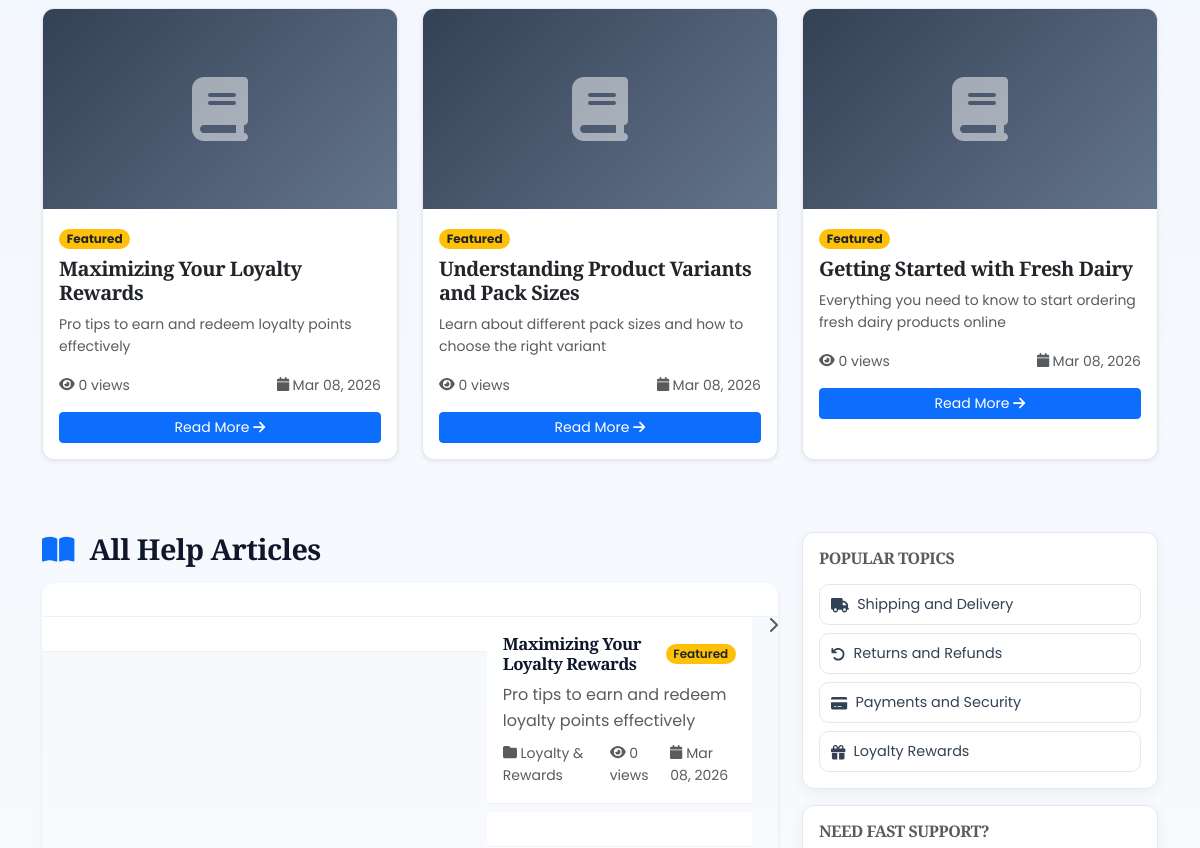
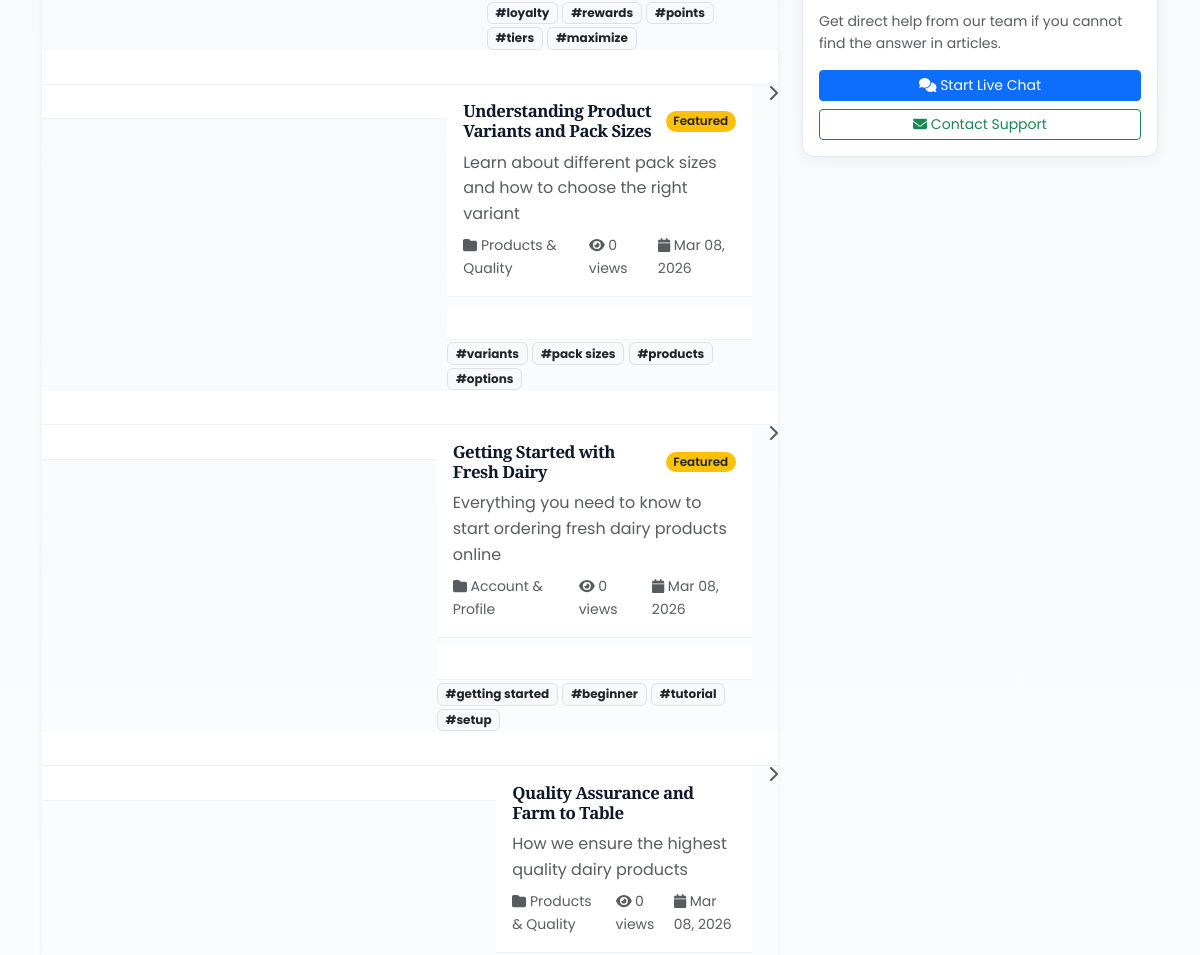
The page /help/ (middle part) on the database as committed earlier (2 pictures, top to bottom).
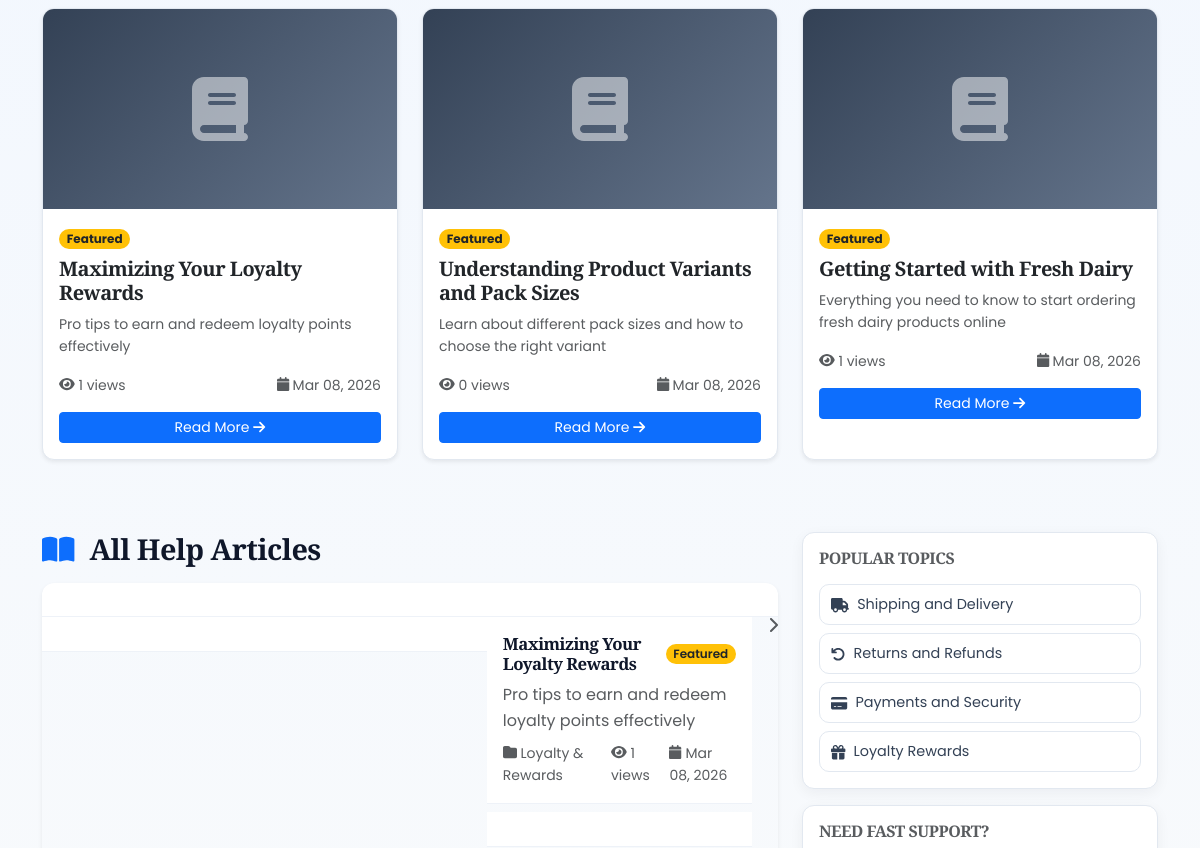
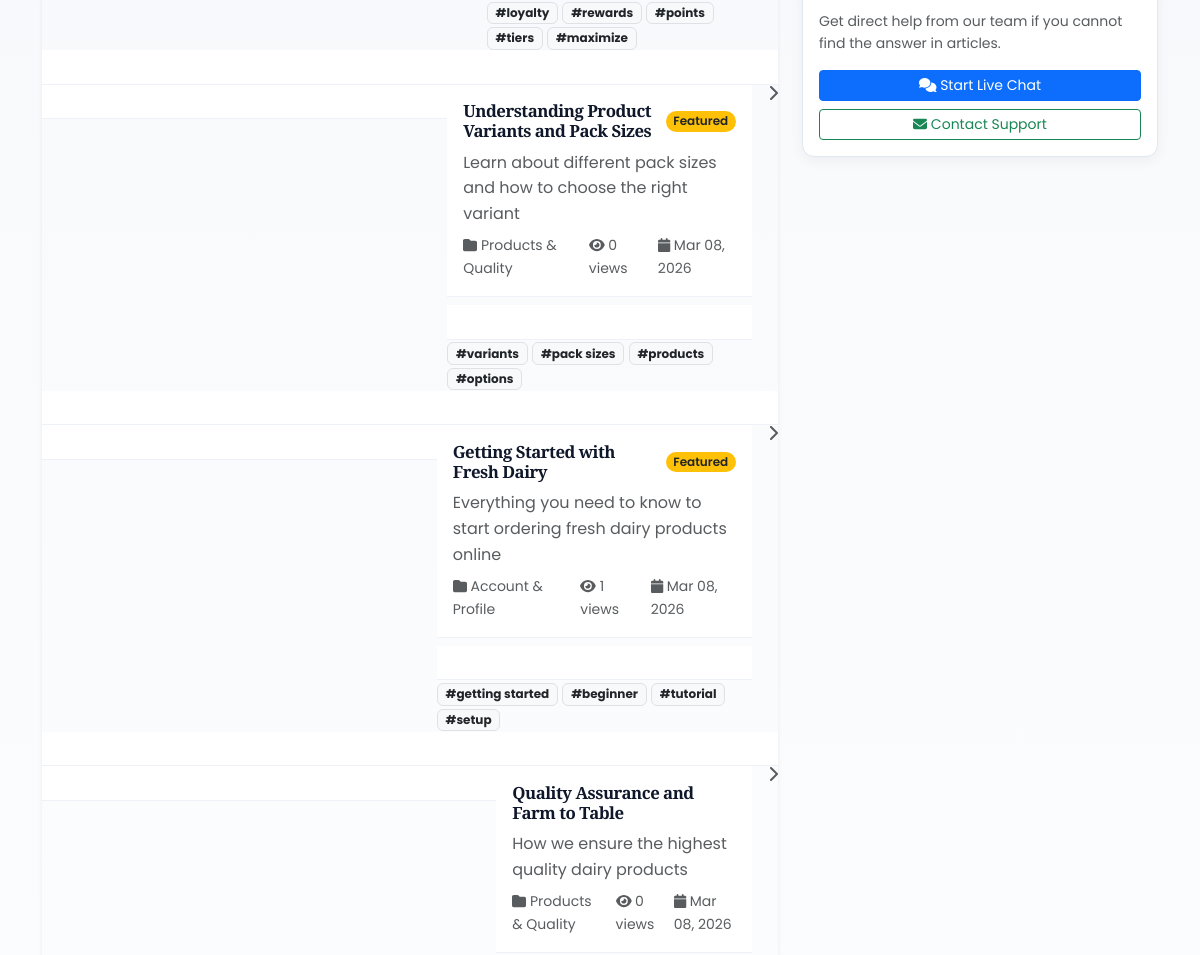
The same page on the database as committed later (2 pictures, top to bottom).
### app/models.py (models this page shows, shortened)
class HelpArticle(models.Model):
    title = models.CharField(max_length=200)
    slug = models.SlugField(unique=True)
    category = models.ForeignKey(FAQCategory, on_delete=models.SET_NULL, null=True, blank=True, related_name='articles')
    content = models.TextField()
    summary = models.CharField(max_length=300, blank=True, help_text="Brief summary for listings")
    author = models.ForeignKey(User, on_delete=models.SET_NULL, null=True, blank=True)
    featured_image = models.ImageField(upload_to='help_articles/', blank=True, null=True)
    tags = models.CharField(max_length=200, blank=True, help_text="Comma-separated tags")
    views = models.PositiveIntegerField(default=0)
    helpful_count = models.PositiveIntegerField(default=0)
    not_helpful_count = models.PositiveIntegerField(default=0)
    is_published = models.BooleanField(default=True)
    is_featured = models.BooleanField(default=False)
    created_at = models.DateTimeField(auto_now_add=True)
    updated_at = models.DateTimeField(auto_now=True)
    class Meta:
        verbose_name = "Help Article"
        verbose_name_plural = "Help Articles"
        ordering = ['-is_featured', '-created_at']
    def get_tags_list(self):
        return [tag.strip() for tag in self.tags.split(',') if tag.strip()]

class FAQCategory(models.Model):
    name = models.CharField(max_length=100)
    slug = models.SlugField(unique=True)
    description = models.TextField(blank=True)
    icon = models.CharField(max_length=50, blank=True, help_text="Font Awesome icon class (e.g., fa-shopping-cart)")
    order = models.PositiveIntegerField(default=0, help_text="Display order (lower numbers first)")
    is_active = models.BooleanField(default=True)
    created_at = models.DateTimeField(auto_now_add=True)
    class Meta:
        verbose_name = "FAQ Category"
        verbose_name_plural = "FAQ Categories"
        ordering = ['order', 'name']

### app/views.py (the view, shortened to what this page needs)
# urls.py: path('help/', views.help_center, name='help-center'),
def help_center(request):
    search_query = request.GET.get('q', '').strip()
    category_slug = request.GET.get('category', '')
    tag = request.GET.get('tag', '')
    articles = HelpArticle.objects.filter(is_published=True)
    if category_slug:
        articles = articles.filter(category__slug=category_slug)
    if tag:
        articles = articles.filter(tags__icontains=tag)
    featured_articles = None
    if not search_query and not category_slug and not tag:
        featured_articles = HelpArticle.objects.filter(
            is_published=True,
            is_featured=True
        )[:3]
    categories = FAQCategory.objects.filter(is_active=True)
    totalitem = 0
    if request.user.is_authenticated:
        totalitem = len(Cart.objects.filter(user=request.user))
    context = {
        'articles': articles,
        'featured_articles': featured_articles,
        'categories': categories,
        'search_query': search_query,
        'selected_category': category_slug,
        'selected_tag': tag,
        'totalitem': totalitem,
    }
    return render(request, 'app/help_center.html', context)

### app/context_processors.py (called while the page is built)
def cart_item_count(request):
    totalitem = 0
    if request.user.is_authenticated:
        totalitem = Cart.objects.filter(user=request.user).count()
    return {'totalitem': totalitem}

### app/templates/app/help_center.html (shortened to what the changed rows need)
{% extends 'app/base.html' %}
{% load static %}
{% block main-content %}
<div class="container my-5">
    {% if featured_articles and not search_query %}
    <div class="row mb-5">
        <div class="col-12">
            <div class="row">
                {% for article in featured_articles %}
                <div class="col-md-4 mb-4">
                    <div class="card h-100 shadow-sm hover-lift article-card">
                        {% if article.featured_image %}
                        <img src="{{ article.featured_image.url }}" class="card-img-top" alt="{{ article.title }}" style="height: 200px; object-fit: cover;">
                        {% else %}
                        <div class="card-img-top article-placeholder d-flex align-items-center justify-content-center" style="height: 200px;">
                            <i class="fas fa-book fa-4x text-white opacity-50"></i>
                        </div>
                        {% endif %}
                        <div class="card-body">
                            <span class="badge rounded-pill bg-warning text-dark mb-2">Featured</span>
                            <h5 class="card-title mb-2">{{ article.title }}</h5>
                            <p class="card-text text-muted small">
                                {{ article.summary|default:article.content|truncatewords:20 }}
                            </p>
                            <div class="d-flex justify-content-between align-items-center text-muted small mb-3">
                                <span><i class="fas fa-eye"></i> {{ article.views }} views</span>
                                <span><i class="fas fa-calendar"></i> {{ article.created_at|date:"M d, Y" }}</span>
                            </div>
                            <a href="{% url 'help-article-detail' article.slug %}" class="btn btn-primary btn-sm w-100">
                                Read More <i class="fas fa-arrow-right"></i>
                            </a>
                        </div>
                    </div>
                </div>
                {% endfor %}
            </div>
        </div>
    </div>
    {% endif %}
    {% if articles %}
    <div class="row g-4">
        <div class="col-lg-8">
            <div class="list-group shadow-sm article-list-wrap">
                {% for article in articles %}
                <a href="{% url 'help-article-detail' article.slug %}" class="list-group-item list-group-item-action article-item">
                    <div class="d-flex w-100 justify-content-between align-items-start">
                        <div class="flex-grow-1">
                            <div class="d-flex align-items-center mb-2">
                                <h5 class="mb-0">{{ article.title }}</h5>
                                {% if article.is_featured %}
                                <span class="badge rounded-pill bg-warning text-dark ms-2">Featured</span>
                                {% endif %}
                            </div>
                            <p class="mb-2 text-muted">
                                {{ article.summary|default:article.content|truncatewords:30 }}
                            </p>
                            <div class="d-flex gap-3 text-muted small">
                                {% if article.category %}
                                <span><i class="fas fa-folder"></i> {{ article.category.name }}</span>
                                {% endif %}
                                <span><i class="fas fa-eye"></i> {{ article.views }} views</span>
                                <span><i class="fas fa-calendar"></i> {{ article.created_at|date:"M d, Y" }}</span>
                            </div>
                            {% if article.tags %}
                            <div class="mt-2">
                                {% for tag in article.get_tags_list %}
                                <a href="{% url 'help-center' %}?tag={{ tag }}" class="badge bg-light text-dark text-decoration-none border">
                                    #{{ tag }}
                                </a>
                                {% endfor %}
                            </div>
                            {% endif %}
                        </div>
                        <i class="fas fa-chevron-right text-muted ms-3"></i>
                    </div>
                </a>
                {% endfor %}
            </div>
        </div>
    </div>
    {% elif search_query %}
    <div class="alert alert-info text-center shadow-sm border-0">
        <i class="fas fa-info-circle"></i> No articles found for "{{ search_query }}". Try different keywords or browse categories.
    </div>
    {% endif %}
</div>
{% endblock main-content %}

Rows that differ between the two databases and show on the page:
changed HelpArticle "Maximizing Your Loyalty Rewards": views "0" → "1"
changed HelpArticle "Getting Started with Fresh Dairy": views "0" → "1"
